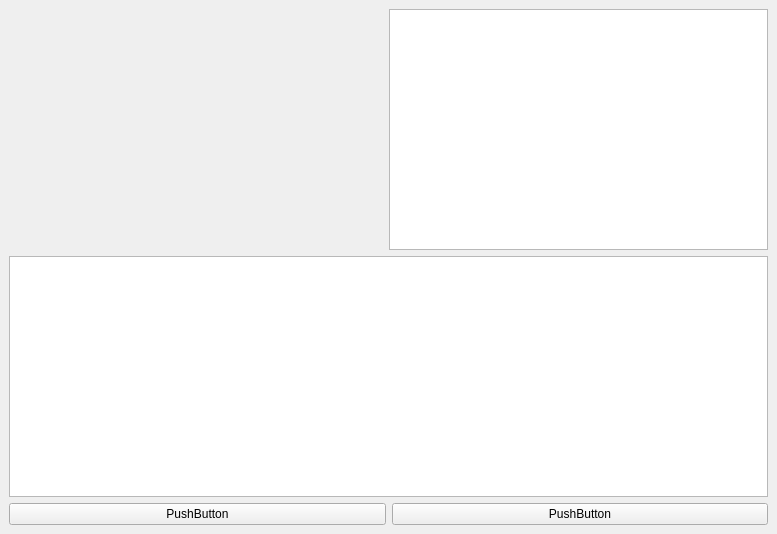
<?xml version="1.0" encoding="UTF-8"?>
<ui version="4.0">
 <class>MainWindow</class>
 <widget class="QMainWindow" name="MainWindow">
  <property name="geometry">
   <rect>
    <x>0</x>
    <y>0</y>
    <width>777</width>
    <height>534</height>
   </rect>
  </property>
  <property name="windowTitle">
   <string>MainWindow</string>
  </property>
  <widget class="QWidget" name="centralwidget">
   <layout class="QGridLayout" name="gridLayout">
    <item row="0" column="0">
     <layout class="QVBoxLayout" name="verticalLayout">
      <item>
       <layout class="QHBoxLayout" name="horizontalLayout_2">
        <item>
         <spacer name="horizontalSpacer">
          <property name="orientation">
           <enum>Qt::Horizontal</enum>
          </property>
          <property name="sizeHint" stdset="0">
           <size>
            <width>40</width>
            <height>20</height>
           </size>
          </property>
         </spacer>
        </item>
        <item>
         <widget class="QTextEdit" name="textEdit"/>
        </item>
       </layout>
      </item>
      <item>
       <widget class="QTableWidget" name="tableWidget"/>
      </item>
      <item>
       <layout class="QHBoxLayout" name="horizontalLayout">
        <item>
         <widget class="QPushButton" name="pushButton_2">
          <property name="text">
           <string>PushButton</string>
          </property>
         </widget>
        </item>
        <item>
         <widget class="QPushButton" name="pushButton">
          <property name="text">
           <string>PushButton</string>
          </property>
         </widget>
        </item>
       </layout>
      </item>
     </layout>
    </item>
   </layout>
  </widget>
 </widget>
 <resources/>
 <connections/>
</ui>
